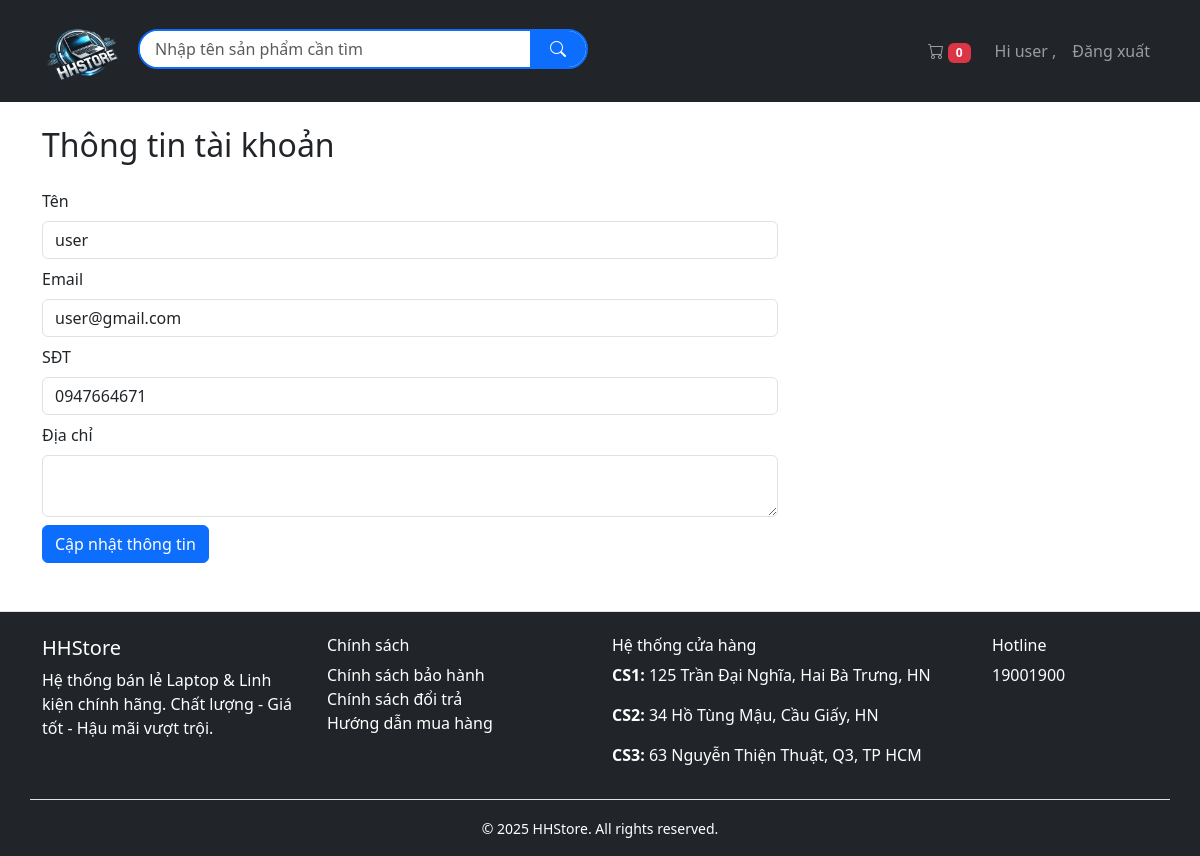
/public/index.php?controller=user&action=profile (signed in), run on an earlier commit of the app's database.
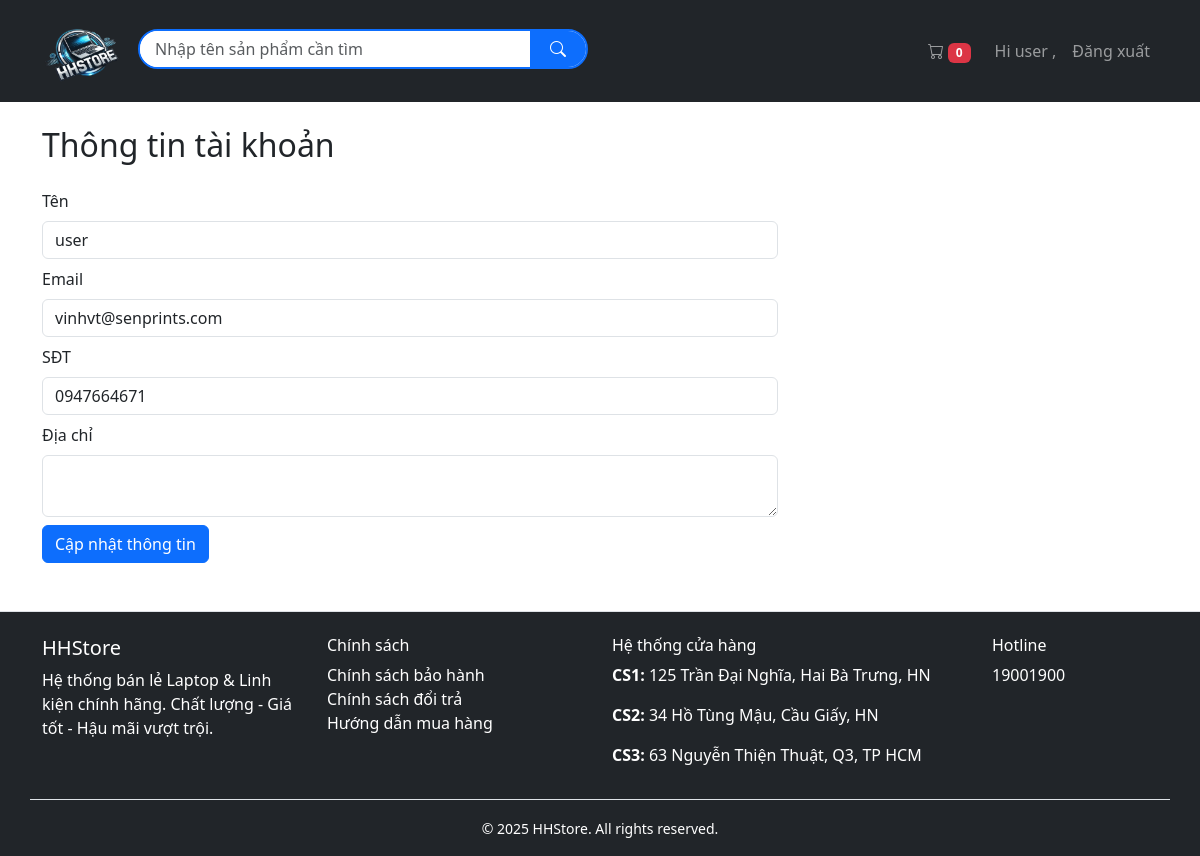
And on a later commit of the database.
### tables this page shows
CREATE TABLE `users` (
  `id` int(11) NOT NULL AUTO_INCREMENT,
  `username` varchar(50) DEFAULT NULL,
  `password` varchar(255) DEFAULT NULL,
  `email` varchar(100) DEFAULT NULL,
  `role` varchar(10) DEFAULT 'user',
  `phone` varchar(10) DEFAULT NULL,
  `address` varchar(255) DEFAULT NULL,
  PRIMARY KEY (`id`)
);

### core/Controller.php (called while the page is built, shortened)
<?php
class Controller
{
    public function model($model)
    {
        return new $model();
    }
    public function view($view, $data = [])
    {
        require_once "../app/views/layouts/main.php";
    }
}

### public/index.php (called while the page is built, shortened)
<?php
require_once '../core/Router.php';
require_once '../core/Controller.php';
require_once '../core/Model.php';
$url = isset($_GET['url']) ? $_GET['url'] : '';
$router = new Router();
$router->route($url);

### core/Model.php (called while the page is built, shortened)
<?php
class Model {
    public function __construct() {
        $pdo = new PDO("mysql:host=" . DB_HOST . ";dbname=" . DB_NAME, DB_USER, DB_PASS);
        $pdo->setAttribute(PDO::ATTR_ERRMODE, PDO::ERRMODE_EXCEPTION);
        $this->db = $pdo;
    }
}

### app/models/User.php (called while the page is built, shortened)
<?php
class User extends Model {
    public function getUserById($userId) {
        $stmt = $this->db->prepare("SELECT * FROM users WHERE id = :id");
        $stmt->execute([':id' => $userId]);
        return $stmt->fetch(PDO::FETCH_ASSOC);
    }
}

### app/views/user/profile.php (the view, shortened to what this page needs)
<h2 class="mb-4">Thông tin tài khoản</h2>
<div class="row">
    <div class="col-md-8">
        <form action="#" method="POST">
            <div>
                <label class="form-label" for="">Tên</label>
                <input class="form-control" type="text" name="name" value="<?= $data['user']['username'] ?>">
            </div>
            <div class="my-2">
                <label class="form-label" for="">Email</label>
                <input class="form-control" type="text" name="mail" value="<?= $data['user']['email'] ?>">
            </div>
            <div>
                <label class="form-label" for="">SĐT</label>
                <input class="form-control" type="text" name="phone" value="<?= $data['user']['phone'] ?>">
            </div>
            <div class="my-2">
                <label class="form-label" for="">Địa chỉ</label>
                <textarea class="form-control" type="textarea" name="address" value="<?= $data['user']['address'] ?>"></textarea>
            </div>
        </form>
        <button class="btn btn-primary">Cập nhật thông tin</button>
    </div>
</div>

What changed in the data, as far as the page shows it:
changed users "user": mail "user@gmail.com" → "vinhvt@senprints.com"
